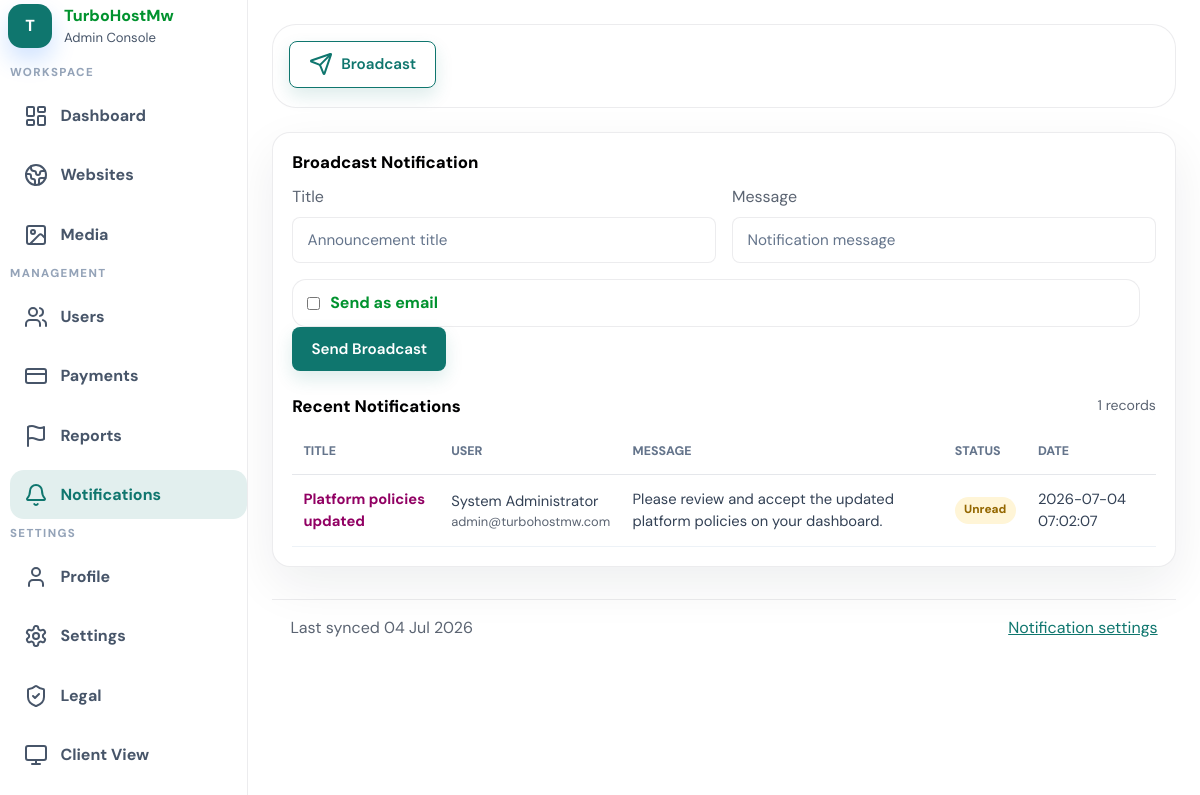
The app's page /admin/notifications (signed in) with its own data.
### tables this page shows
CREATE TABLE notifications (
    id INT AUTO_INCREMENT PRIMARY KEY,
    user_id INT,
    category VARCHAR(80) DEFAULT 'general',
    icon VARCHAR(80) DEFAULT 'bell',
    title VARCHAR(255),
    message TEXT,
    target_url VARCHAR(255) DEFAULT NULL,
    is_read BOOLEAN DEFAULT FALSE,
    email_sent BOOLEAN DEFAULT FALSE,
    created_at TIMESTAMP DEFAULT CURRENT_TIMESTAMP,
    FOREIGN KEY (user_id) REFERENCES users(id) ON DELETE CASCADE
);

CREATE TABLE users (
    id INT AUTO_INCREMENT PRIMARY KEY,
    fullname VARCHAR(150) NOT NULL,
    username VARCHAR(50) UNIQUE NOT NULL,
    email VARCHAR(150) UNIQUE NOT NULL,
    phone VARCHAR(30),
    country VARCHAR(100),
    password VARCHAR(255) NOT NULL,
    avatar VARCHAR(255) DEFAULT 'default.png',
    bio VARCHAR(500) NULL,
    role ENUM('user', 'premium', 'moderator', 'admin', 'super_admin') DEFAULT 'user',
    account_status ENUM('active', 'pending', 'suspended', 'banned') DEFAULT 'pending',
    email_verified BOOLEAN DEFAULT FALSE,
    created_at TIMESTAMP DEFAULT CURRENT_TIMESTAMP,
    updated_at TIMESTAMP DEFAULT CURRENT_TIMESTAMP ON UPDATE CURRENT_TIMESTAMP
);

### app/Core/View.php (called while the page is built, shortened)
<?php
class View
{
    public static function render(string $view, array $data = [], string $layout = 'layouts/main'): string
    {
        $viewPath = APP_PATH . DIRECTORY_SEPARATOR . 'Views' . DIRECTORY_SEPARATOR . $view . '.php';
        extract($data, EXTR_SKIP);
        require $viewPath;
        return ob_get_clean();
    }
}

### app/Controllers/AdminController.php (called while the page is built, shortened)
<?php
class AdminController extends Controller
{
    public function notifications(): void
    {
        $this->view('admin/notifications', [
            'title' => 'Notifications',
            'notifications' => (new AdminRepository())->notifications(),
        ], 'layouts/admin');
    }
}

### app/Core/App.php (called while the page is built, shortened)
<?php
class App
{
    public function run(): void
    {
        $config = require __DIR__ . '/../Config/app.php';
        $routes = require __DIR__ . '/../Config/routes.php';
        Router::dispatch(
            $_SERVER['REQUEST_URI'] ?? '/',
            $_SERVER['REQUEST_METHOD'] ?? 'GET',
            $routes,
            $config
        );
    }
}

### public/index.php (called while the page is built, shortened)
<?php
$app = new App\Core\App();
$app->run();

### app/Models/AdminRepository.php (called while the page is built, shortened)
<?php
class AdminRepository
{
    private PDO $database;
    public function __construct(?PDO $database = null)
    {
        $this->database = $database ?? Database::connection();
    }
    public function notifications(int $limit = 100): array
    {
        $statement = $this->database->prepare(
            'SELECT n.id, n.title, n.message, n.is_read, n.created_at, u.fullname, u.email
             FROM notifications n
             LEFT JOIN users u ON u.id = n.user_id
             ORDER BY n.created_at DESC
             LIMIT :limit'
        );
        $statement->bindValue('limit', $limit, PDO::PARAM_INT);
        $statement->execute();
        return $statement->fetchAll();
    }
}

### app/Core/Database.php (called while the page is built, shortened)
<?php
final class Database
{
    private static ?PDO $connection = null;
    public static function connection(): PDO
    {
        if (self::$connection instanceof PDO) {
            return self::$connection;
        }
        $config = require APP_PATH . DIRECTORY_SEPARATOR . 'Config' . DIRECTORY_SEPARATOR . 'database.php';
        self::$connection = new PDO(
            $config['dsn'],
            $config['username'],
            $config['password'],
            $config['options']
        );
        return self::$connection;
    }
}

### app/Views/admin/notifications.php (the view, shortened to what this page needs)
<div class="admin-pro-shell">
  <?php $active = 'notifications'; include APP_PATH . '/Views/admin/partials/sidebar.php'; ?>
  <section class="admin-pro-main">
    <header class="admin-pro-topbar">
      <div class="admin-pro-topbar-right admin-pro-actions">
        <a class="btn btn-outline-primary" href="#" onclick="document.querySelector('form[action*=broadcast]').scrollIntoView({ behavior: 'smooth' }); return false;"><i data-lucide="send"></i> Broadcast</a>
      </div>
    </header>
    <div class="admin-pro-card">
      <div class="admin-pro-card-head">
        <h2>Broadcast Notification</h2>
      </div>
      <form action="<?= htmlspecialchars(($app['base_url'] ?? '') . '/admin/notifications/broadcast', ENT_QUOTES, 'UTF-8') ?>" method="post" class="admin-pro-form mb-4">
        <div class="row g-3">
          <div class="col-md-6">
            <label class="form-label" for="broadcast_title">Title</label>
            <input class="form-control" id="broadcast_title" name="broadcast_title" type="text" placeholder="Announcement title" required>
          </div>
          <div class="col-md-6">
            <label class="form-label" for="broadcast_message">Message</label>
            <input class="form-control" id="broadcast_message" name="broadcast_message" type="text" placeholder="Notification message" required>
          </div>
        </div>
        <div class="mt-3">
          <label class="settings-check me-3"><input type="checkbox" name="broadcast_send_email" value="1"> Send as email</label>
          <button type="submit" class="btn btn-primary">Send Broadcast</button>
        </div>
      </form>
      <div class="admin-pro-card-head">
        <h2>Recent Notifications</h2>
        <span><?= count($notifications) ?> records</span>
      </div>
      <div class="table-responsive">
        <table class="admin-pro-table">
          <thead>
            <tr>
              <th>Title</th>
              <th>User</th>
              <th>Message</th>
              <th>Status</th>
              <th>Date</th>
            </tr>
          </thead>
          <tbody>
            <?php foreach ($notifications as $notification): ?>
              <tr>
                <td><strong><?= htmlspecialchars($notification['title'] ?? 'Notification', ENT_QUOTES, 'UTF-8') ?></strong></td>
                <td><?= htmlspecialchars($notification['fullname'] ?? 'System', ENT_QUOTES, 'UTF-8') ?><small><?= htmlspecialchars($notification['email'] ?? '', ENT_QUOTES, 'UTF-8') ?></small></td>
                <td><?= htmlspecialchars($notification['message'] ?? '', ENT_QUOTES, 'UTF-8') ?></td>
                <td><span class="status-chip <?= ((int) $notification['is_read']) === 1 ? 'active' : 'pending' ?>"><?= ((int) $notification['is_read']) === 1 ? 'Read' : 'Unread' ?></span></td>
                <td><?= htmlspecialchars($notification['created_at'], ENT_QUOTES, 'UTF-8') ?></td>
              </tr>
            <?php endforeach; ?>
          </tbody>
        </table>
      </div>
    </div>
    <footer class="admin-pro-footer">
      <span>Last synced <?= htmlspecialchars(date('d M Y'), ENT_QUOTES, 'UTF-8') ?></span>
      <span><a href="<?= htmlspecialchars(($app['base_url'] ?? '') . '/admin/settings', ENT_QUOTES, 'UTF-8') ?>">Notification settings</a></span>
    </footer>
  </section>
</div>

### records on screen
notifications: title "Platform policies updated", user.fullname "System Administrator", user.email "admin@turbohostmw.com", message "Please review and accept the updated platform policies on your dashboard.", is_read "Unread", created_at "2026-07-04 07:02:07"

### other values on screen
count($notifications) "1"
